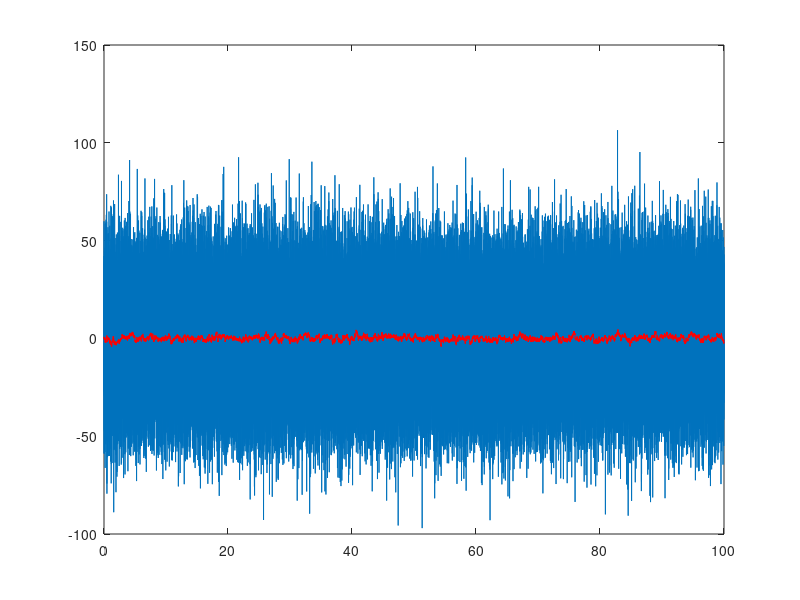

Write MATLAB code to recreate this figure. (Note: this script raises an error after producing the figure.)
%% Generate white noise
Ts=0.001;Fs=1/Ts;
t=0:Ts:100;
t=t';
u2=23*randn(size(t));
%% Plot
figure
plot(t,u2)
hold all
shg
%% Create a first order filter with time constant T=1:
T=.2;  %Variera T 
G=tf(1,[T 1]);
%% Filter the white noise with the filter
y2=lsim(G,u2,t);
plot(t,y2,'r')
shg
%% Calculate a spectrum for U, Y and G
Hs=spectrum.cov(30);
U2=psd(Hs,u2,'Fs',Fs);
Y2=psd(Hs,y2,'Fs',Fs);
f=U2.Frequencies;
w=2*pi*f;
g=1./(1+1j*T*w);
%% Plot in loglog
figure
loglog(f,abs(Y2.Data));
title(['T=',num2str(T)])
grid
shg
%%
hold all
loglog(f,abs(U2.Data.*g.*g));
shg
%%
loglog(f,abs(g.*g))
shg




